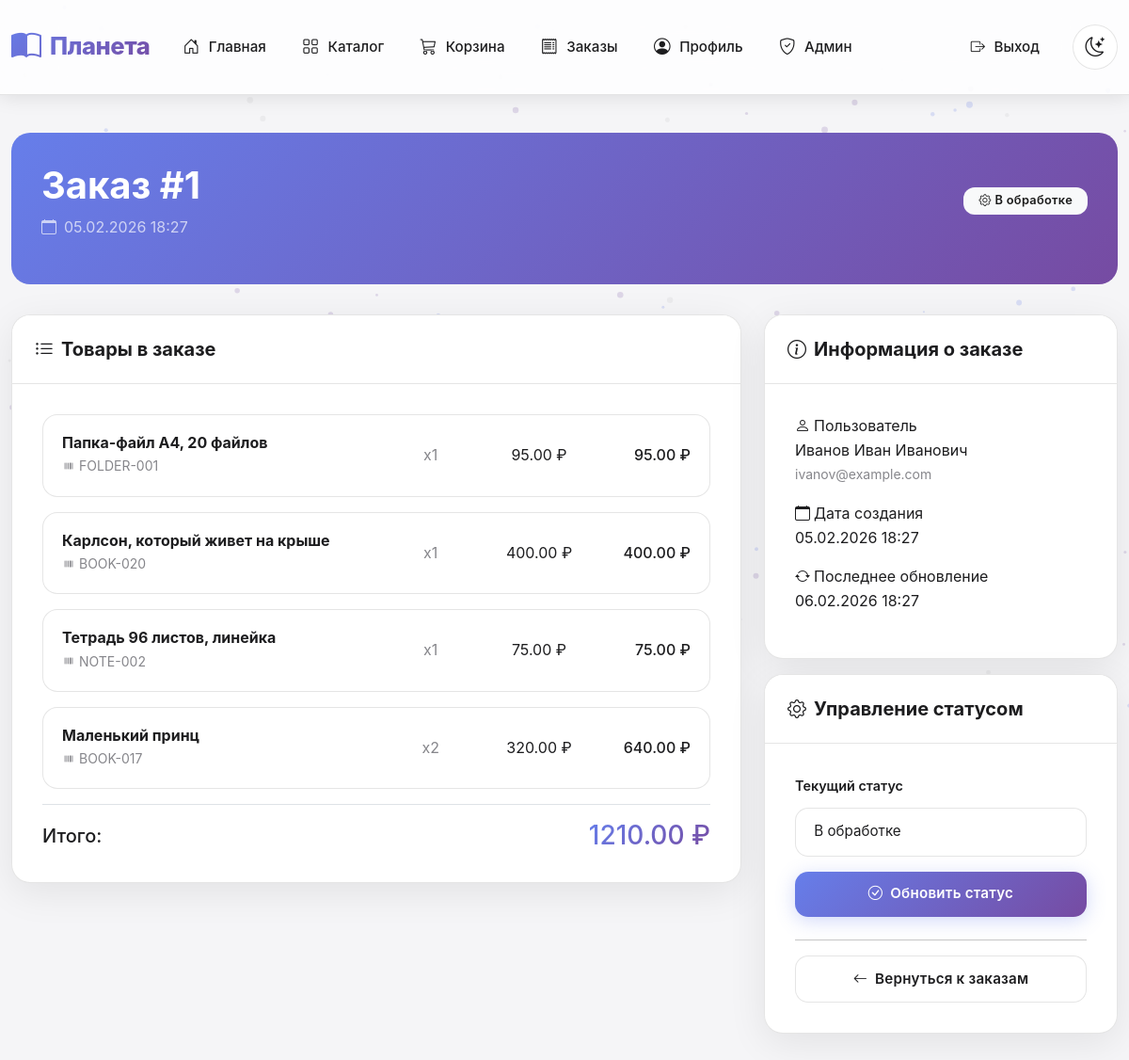
Screenshot of /admin/orders/1 (signed in) with the database file from the repository.
### models.py (models this page shows, shortened)
class Order(db.Model):
    __tablename__ = 'orders'
    id = db.Column(db.Integer, primary_key=True)
    user_id = db.Column(db.Integer, db.ForeignKey('users.id'), nullable=False)
    status = db.Column(db.String(50), default='pending', nullable=False)  # pending, processing, shipped, delivered, cancelled
    total_amount = db.Column(db.Numeric(10, 2), nullable=False)
    created_at = db.Column(db.DateTime, default=datetime.utcnow, nullable=False)
    updated_at = db.Column(db.DateTime, default=datetime.utcnow, onupdate=datetime.utcnow, nullable=False)
    items = db.relationship('OrderItem', backref='order', lazy=True, cascade='all, delete-orphan')

class OrderItem(db.Model):
    __tablename__ = 'order_items'
    id = db.Column(db.Integer, primary_key=True)
    order_id = db.Column(db.Integer, db.ForeignKey('orders.id'), nullable=False)
    product_id = db.Column(db.Integer, db.ForeignKey('products.id'), nullable=False)
    quantity = db.Column(db.Integer, nullable=False)
    price_per_unit = db.Column(db.Numeric(10, 2), nullable=False)
    def get_subtotal(self):
        return self.quantity * self.price_per_unit

class Product(db.Model):
    __tablename__ = 'products'
    id = db.Column(db.Integer, primary_key=True)
    article = db.Column(db.String(50), unique=True, nullable=False, index=True)
    name = db.Column(db.String(200), nullable=False)
    description = db.Column(db.Text, nullable=True)
    price = db.Column(db.Numeric(10, 2), nullable=False)
    stock_quantity = db.Column(db.Integer, default=0, nullable=False)
    image_url = db.Column(db.String(500), nullable=True)
    category_id = db.Column(db.Integer, db.ForeignKey('categories.id'), nullable=False)
    created_at = db.Column(db.DateTime, default=datetime.utcnow, nullable=False)
    updated_at = db.Column(db.DateTime, default=datetime.utcnow, onupdate=datetime.utcnow, nullable=False)
    cart_items = db.relationship('CartItem', backref='product', lazy=True, cascade='all, delete-orphan')
    order_items = db.relationship('OrderItem', backref='product', lazy=True)

class User(UserMixin, db.Model):
    __tablename__ = 'users'
    id = db.Column(db.Integer, primary_key=True)
    email = db.Column(db.String(120), unique=True, nullable=False, index=True)
    password_hash = db.Column(db.String(255), nullable=False)
    fio = db.Column(db.String(200), nullable=False)
    phone = db.Column(db.String(20), nullable=True)
    role = db.Column(db.String(20), default='user', nullable=False)  # 'user' или 'admin'
    created_at = db.Column(db.DateTime, default=datetime.utcnow, nullable=False)
    updated_at = db.Column(db.DateTime, default=datetime.utcnow, onupdate=datetime.utcnow, nullable=False)
    carts = db.relationship('Cart', backref='user', lazy=True, cascade='all, delete-orphan')
    orders = db.relationship('Order', backref='user', lazy=True, cascade='all, delete-orphan')
    def is_admin(self):
        return self.role == 'admin'

### app.py (the view)
@app.route('/admin/orders/<int:order_id>')
@admin_required
def admin_order_detail(order_id):
    order = Order.query.get_or_404(order_id)
    return render_template('admin/order_detail.html', order=order)

### app.py (called while the page is built)
@login_manager.user_loader
def load_user(user_id):
    return User.query.get(int(user_id))

def admin_required(f):
    @wraps(f)
    @login_required
    def decorated_function(*args, **kwargs):
        if not current_user.is_admin():
            flash('У вас нет прав для доступа к этой странице.', 'danger')
            return redirect(url_for('index'))
        return f(*args, **kwargs)
    return decorated_function

### templates/admin/order_detail.html (shortened to what this page needs)
{% extends "base.html" %}
{% block content %}
<div class="order-header-admin">
    <div class="d-flex justify-content-between align-items-center mb-3">
        <div>
            <h1 class="mb-2">Заказ #{{ order.id }}</h1>
            <p class="mb-0 opacity-75">
                <i class="bi bi-calendar me-2"></i>{{ order.created_at.strftime('%d.%m.%Y %H:%M') }}
            </p>
        </div>
        <div class="text-end">
            {% if order.status == 'pending' %}
            <span class="badge bg-warning bg-light text-dark">
                <i class="bi bi-clock me-1"></i>Ожидает обработки
            </span>
            {% elif order.status == 'processing' %}
            <span class="badge bg-info bg-light text-dark">
                <i class="bi bi-gear me-1"></i>В обработке
            </span>
            {% elif order.status == 'shipped' %}
            <span class="badge bg-primary bg-light text-dark">
                <i class="bi bi-truck me-1"></i>Отправлен
            </span>
            {% elif order.status == 'delivered' %}
            <span class="badge bg-success bg-light text-dark">
                <i class="bi bi-check-circle me-1"></i>Доставлен
            </span>
            {% elif order.status == 'cancelled' %}
            <span class="badge bg-danger bg-light text-dark">
                <i class="bi bi-x-circle me-1"></i>Отменен
            </span>
            {% endif %}
        </div>
    </div>
</div>
<div class="row g-4">
    <div class="col-lg-8">
        <div class="card">
            <div class="card-header">
                <h5 class="mb-0">
                    <i class="bi bi-list-ul me-2"></i>Товары в заказе
                </h5>
            </div>
            <div class="card-body">
                {% for item in order.items %}
                <div class="order-item-admin">
                    <div class="row align-items-center">
                        <div class="col-md-6">
                            <h6 class="mb-1">{{ item.product.name }}</h6>
                            <p class="text-muted small mb-0">
                                <i class="bi bi-upc me-1"></i>{{ item.product.article }}
                            </p>
                        </div>
                        <div class="col-md-2 text-center">
                            <span class="text-muted">x{{ item.quantity }}</span>
                        </div>
                        <div class="col-md-2 text-center">
                            <span>{{ item.price_per_unit }} ₽</span>
                        </div>
                        <div class="col-md-2 text-end">
                            <span class="h6 mb-0">{{ item.get_subtotal() }} ₽</span>
                        </div>
                    </div>
                </div>
                {% endfor %}
                <div class="mt-3 pt-3 border-top">
                    <div class="d-flex justify-content-between align-items-center">
                        <span class="h5 mb-0">Итого:</span>
                        <span class="h3 mb-0" style="background: var(--primary-gradient); -webkit-background-clip: text; -webkit-text-fill-color: transparent; background-clip: text;">
                            {{ order.total_amount }} ₽
                        </span>
                    </div>
                </div>
            </div>
        </div>
    </div>
    <div class="col-lg-4">
        <div class="card mb-3">
            <div class="card-header">
                <h5 class="mb-0">
                    <i class="bi bi-info-circle me-2"></i>Информация о заказе
                </h5>
            </div>
            <div class="card-body">
                <div class="mb-3">
                    <div class="info-label">
                        <i class="bi bi-person me-1"></i>Пользователь
                    </div>
                    <div class="info-value">{{ order.user.fio }}</div>
                    <small class="text-muted">{{ order.user.email }}</small>
                </div>
                <div class="mb-3">
                    <div class="info-label">
                        <i class="bi bi-calendar me-1"></i>Дата создания
                    </div>
                    <div class="info-value">{{ order.created_at.strftime('%d.%m.%Y %H:%M') }}</div>
                </div>
                <div class="mb-3">
                    <div class="info-label">
                        <i class="bi bi-arrow-repeat me-1"></i>Последнее обновление
                    </div>
                    <div class="info-value">{{ order.updated_at.strftime('%d.%m.%Y %H:%M') }}</div>
                </div>
            </div>
        </div>
        <div class="card">
            <div class="card-header">
                <h5 class="mb-0">
                    <i class="bi bi-gear me-2"></i>Управление статусом
                </h5>
            </div>
            <div class="card-body">
                <form method="POST" action="{{ url_for('admin_update_order_status', order_id=order.id) }}">
                    <div class="mb-3">
                        <label for="status" class="form-label">Текущий статус</label>
                        <select class="form-select" id="status" name="status">
                            <option value="processing" {% if order.status == 'processing' %}selected{% endif %}>В обработке</option>
                        </select>
                    </div>
                    <button type="submit" class="btn btn-primary w-100 mb-2">
                        <i class="bi bi-check-circle me-2"></i>Обновить статус
                    </button>
                </form>
                <hr>
                <a href="{{ url_for('admin_orders') }}" class="btn btn-secondary w-100">
                    <i class="bi bi-arrow-left me-2"></i>Вернуться к заказам
                </a>
            </div>
        </div>
    </div>
</div>
{% endblock %}

### templates/base.html (style rules this page uses)
:root { --primary-gradient: linear-gradient(135deg, #667eea 0%, #764ba2 100%); --secondary-gradient: linear-gradient(135deg, #f093fb 0%, #f5576c 100%); --success-gradient: linear-gradient(135deg, #4facfe 0%, #00f2fe 100%); --card-shadow: 0 10px 40px rgba(0, 0, 0, 0.08); --card-shadow-hover: 0 20px 60px rgba(0, 0, 0, 0.15); --border-radius: 20px; --transition: all 0.3s cubic-bezier(0.4, 0, 0.2, 1); }
[data-theme="light"] { --bg-primary: #f5f5f7; --bg-secondary: #ffffff; --bg-card: #ffffff; --bg-glass: rgba(255, 255, 255, 0.7); --text-primary: #1d1d1f; --text-secondary: #86868b; --border-color: rgba(0, 0, 0, 0.1); --nav-bg: rgba(255, 255, 255, 0.8); --nav-blur: blur(30px) saturate(180%); --shadow-color: rgba(0, 0, 0, 0.1); --table-bg: #ffffff; --table-hover: #f8f9fa; }
* { margin: 0; padding: 0; box-sizing: border-box; }
body { font-family: 'Inter', -apple-system, BlinkMacSystemFont, 'Segoe UI', Roboto, 'Helvetica Neue', Arial, sans-serif; background: var(--bg-primary); color: var(--text-primary); transition: background 0.3s ease, color 0.3s ease; min-height: 100vh; line-height: 1.6; -webkit-font-smoothing: antialiased; -moz-osx-font-smoothing: grayscale; position: relative; overflow-x: hidden; }
.btn { border-radius: 14px; font-weight: 600; padding: 0.8rem 1.8rem; transition: var(--transition); border: none; font-size: 0.95rem; letter-spacing: 0.2px; }
.btn-primary { background: var(--primary-gradient); color: white !important; box-shadow: 0 4px 20px rgba(102, 126, 234, 0.3); }
.btn-secondary { background: var(--bg-secondary); backdrop-filter: blur(10px); -webkit-backdrop-filter: blur(10px); color: var(--text-primary) !important; border: 1px solid var(--border-color); }
.card { background: var(--bg-card); backdrop-filter: blur(30px) saturate(180%); -webkit-backdrop-filter: blur(30px) saturate(180%); border: 1px solid var(--border-color); border-radius: var(--border-radius); box-shadow: var(--card-shadow); transition: var(--transition); overflow: hidden; }
.card-header { background: var(--bg-secondary); backdrop-filter: blur(20px); -webkit-backdrop-filter: blur(20px); border-bottom: 1px solid var(--border-color); padding: 1.5rem; font-weight: 700; color: var(--text-primary) !important; font-size: 1.1rem; }
.card-body { padding: 2rem; color: var(--text-primary) !important; }
.form-control, .form-select { background: var(--bg-secondary); backdrop-filter: blur(10px); -webkit-backdrop-filter: blur(10px); border: 1px solid var(--border-color); border-radius: 14px; color: var(--text-primary) !important; padding: 0.85rem 1.2rem; transition: var(--transition); font-size: 0.95rem; }
.form-label { font-weight: 600; color: var(--text-primary) !important; margin-bottom: 0.7rem; font-size: 0.9rem; }
.badge { padding: 0.5rem 1rem; border-radius: 12px; font-weight: 600; font-size: 0.8rem; letter-spacing: 0.3px; }
h1, h2, h3, h4, h5, h6 { color: var(--text-primary) !important; font-weight: 700; }
p, span, div, a { color: var(--text-primary); }
.text-muted { color: var(--text-secondary) !important; }

### templates/admin/order_detail.html (style rules this page uses)
.order-header-admin { background: var(--primary-gradient); border-radius: var(--border-radius); padding: 2rem; color: white; margin-bottom: 2rem; }
.order-header-admin h1 { color: white !important; }
.order-header-admin p { color: rgba(255, 255, 255, 0.9) !important; }
.order-header-admin .badge { color: #1a1a1a !important; }
.order-header-admin .badge i { color: inherit !important; }
.order-item-admin { background: var(--bg-card); border: 1px solid var(--border-color); border-radius: 16px; padding: 1.25rem; margin-bottom: 1rem; transition: var(--transition); }

### rows the page displays
Order: id "1", created_at "05.02.2026 18:27", total_amount "1210.00", updated_at "06.02.2026 18:27", status "В обработке"
OrderItem: product.name "Папка-файл А4, 20 файлов", product.article "FOLDER-001", quantity "1", price_per_unit "95.00", get_subtotal "95.00"
OrderItem: product.name "Карлсон, который живет на крыше", product.article "BOOK-020", quantity "1", price_per_unit "400.00", get_subtotal "400.00"
OrderItem: product.name "Тетрадь 96 листов, линейка", product.article "NOTE-002", quantity "1", price_per_unit "75.00", get_subtotal "75.00"
OrderItem: product.name "Маленький принц", product.article "BOOK-017", quantity "2", price_per_unit "320.00", get_subtotal "640.00"
User: user.fio "Иванов Иван Иванович", user.email "ivanov@example.com"
